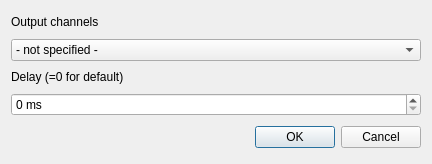
<?xml version="1.0" encoding="UTF-8"?>
<ui version="4.0">
 <class>ZUpmixDialog</class>
 <widget class="QDialog" name="ZUpmixDialog">
  <property name="geometry">
   <rect>
    <x>0</x>
    <y>0</y>
    <width>432</width>
    <height>164</height>
   </rect>
  </property>
  <property name="windowTitle">
   <string>Upmix plugin properties</string>
  </property>
  <layout class="QVBoxLayout" name="verticalLayout_3">
   <item>
    <layout class="QVBoxLayout" name="verticalLayout_2">
     <item>
      <widget class="QLabel" name="label">
       <property name="text">
        <string>Output channels</string>
       </property>
       <property name="buddy">
        <cstring>comboChannels</cstring>
       </property>
      </widget>
     </item>
     <item>
      <widget class="QComboBox" name="comboChannels">
       <item>
        <property name="text">
         <string>- not specified -</string>
        </property>
       </item>
       <item>
        <property name="text">
         <string>1 - mono</string>
        </property>
       </item>
       <item>
        <property name="text">
         <string>2 - stereo</string>
        </property>
       </item>
       <item>
        <property name="text">
         <string>4 - quadro</string>
        </property>
       </item>
       <item>
        <property name="text">
         <string>6 - 5.1 speakers</string>
        </property>
       </item>
       <item>
        <property name="text">
         <string>8 - 7.1 speakers</string>
        </property>
       </item>
      </widget>
     </item>
    </layout>
   </item>
   <item>
    <layout class="QVBoxLayout" name="verticalLayout">
     <item>
      <widget class="QLabel" name="label_2">
       <property name="text">
        <string>Delay (=0 for default)</string>
       </property>
       <property name="buddy">
        <cstring>spinDelay</cstring>
       </property>
      </widget>
     </item>
     <item>
      <widget class="QSpinBox" name="spinDelay">
       <property name="suffix">
        <string> ms</string>
       </property>
       <property name="maximum">
        <number>999999</number>
       </property>
       <property name="singleStep">
        <number>10</number>
       </property>
      </widget>
     </item>
    </layout>
   </item>
   <item>
    <layout class="QHBoxLayout">
     <property name="spacing">
      <number>6</number>
     </property>
     <property name="leftMargin">
      <number>0</number>
     </property>
     <property name="topMargin">
      <number>0</number>
     </property>
     <property name="rightMargin">
      <number>0</number>
     </property>
     <property name="bottomMargin">
      <number>0</number>
     </property>
     <item>
      <spacer>
       <property name="orientation">
        <enum>Qt::Horizontal</enum>
       </property>
       <property name="sizeHint" stdset="0">
        <size>
         <width>131</width>
         <height>31</height>
        </size>
       </property>
      </spacer>
     </item>
     <item>
      <widget class="QPushButton" name="okButton">
       <property name="text">
        <string>OK</string>
       </property>
      </widget>
     </item>
     <item>
      <widget class="QPushButton" name="cancelButton">
       <property name="text">
        <string>Cancel</string>
       </property>
      </widget>
     </item>
    </layout>
   </item>
  </layout>
 </widget>
 <resources/>
 <connections>
  <connection>
   <sender>okButton</sender>
   <signal>clicked()</signal>
   <receiver>ZUpmixDialog</receiver>
   <slot>accept()</slot>
   <hints>
    <hint type="sourcelabel">
     <x>272</x>
     <y>135</y>
    </hint>
    <hint type="destinationlabel">
     <x>211</x>
     <y>130</y>
    </hint>
   </hints>
  </connection>
  <connection>
   <sender>cancelButton</sender>
   <signal>clicked()</signal>
   <receiver>ZUpmixDialog</receiver>
   <slot>reject()</slot>
   <hints>
    <hint type="sourcelabel">
     <x>385</x>
     <y>140</y>
    </hint>
    <hint type="destinationlabel">
     <x>129</x>
     <y>139</y>
    </hint>
   </hints>
  </connection>
 </connections>
</ui>
